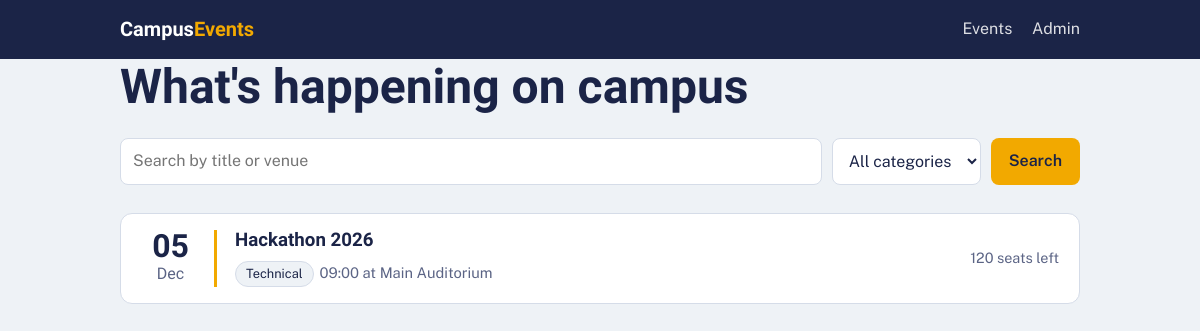
The page / on the database its author committed.
### tables this page shows
CREATE TABLE events (
  id INTEGER PRIMARY KEY AUTOINCREMENT,
  title TEXT NOT NULL, category TEXT NOT NULL,
  date TEXT NOT NULL, time TEXT NOT NULL, venue TEXT NOT NULL,
  description TEXT, capacity INTEGER NOT NULL DEFAULT 100);

### app.py (the view)
@app.route("/")
def index():
    q, cat = request.args.get("q", "").strip(), request.args.get("category", "")
    where, args = [], []
    if q:
        where.append("(title LIKE ? OR venue LIKE ?)"); args += [f"%{q}%"] * 2
    if cat:
        where.append("category=?"); args.append(cat)
    sql = LIST_SQL.format(where=("WHERE " + " AND ".join(where)) if where else "")
    return render_template("index.html", events=db().execute(sql, args).fetchall(),
                           categories=CATEGORIES, q=q, cat=cat)

### app.py (called while the page is built)
def db():
    if "db" not in g:
        g.db = sqlite3.connect(DB_PATH)
        g.db.row_factory = sqlite3.Row
        g.db.execute("PRAGMA foreign_keys = ON")
    return g.db

### templates/index.html
{% extends "base.html" %}{% block content %}
<h1>What's happening on campus</h1>
<form class="filters" method="get">
<input name="q" value="{{ q }}" placeholder="Search by title or venue" aria-label="Search events">
<select name="category" aria-label="Category"><option value="">All categories</option>
{% for c in categories %}<option {{ 'selected' if c==cat }}>{{ c }}</option>{% endfor %}</select>
<button class="btn">Search</button></form>
<div class="list">
{% for e in events %}
<a class="ev" href="{{ url_for('event', eid=e.id) }}">
<div class="date"><div class="d">{{ e.date[8:10] }}</div><div class="m">{{ ['','Jan','Feb','Mar','Apr','May','Jun','Jul','Aug','Sep','Oct','Nov','Dec'][e.date[5:7]|int] }}</div></div>
<div><h3>{{ e.title }}</h3><span class="tag">{{ e.category }}</span><span class="meta">{{ e.time }} at {{ e.venue }}</span></div>
<div class="seats {{ 'full' if e.taken>=e.capacity }}">{% if e.taken>=e.capacity %}Full{% else %}{{ e.capacity-e.taken }} seats left{% endif %}</div></a>
{% else %}<p class="empty">No events match your search. Try clearing the filters.</p>{% endfor %}
</div>{% endblock %}

### templates/base.html (shortened to what this page needs)
<!doctype html><html lang="en"><head><meta charset="utf-8">
<link rel="stylesheet" href="{{ url_for('static', filename='style.css') }}"></head><body>
<header class="top"><div class="wrap"><a class="brand" href="{{ url_for('index') }}">Campus<b>Events</b></a>
<nav><a href="{{ url_for('index') }}">Events</a>
{% if session.admin %}<a href="{{ url_for('admin') }}">Manage</a><a href="{{ url_for('logout') }}">Log out</a>
{% else %}<a href="{{ url_for('login') }}">Admin</a>{% endif %}</nav></div></header>
<main class="wrap">
{% block content %}{% endblock %}</main></body></html>

### static/style.css (style rules this page uses)
:root { --bg:#eef2f6;--surface:#fff;--ink:#1b2447;--muted:#5b6485;--line:#d5dce8;--accent:#f2a900;--ok:#1d7a4d;--err:#b3261e;color-scheme:light }
* { box-sizing:border-box }
body { margin:0;background:var(--bg);color:var(--ink);font:16px/1.55 "Public Sans",system-ui,sans-serif }
h1,h2,h3 { font-family:"Bricolage Grotesque","Public Sans",system-ui,sans-serif;line-height:1.15;margin:0 0 .5em }
h1 { font-size:clamp(2rem,5vw,3rem) }
a { color:inherit }
.wrap { max-width:1000px;margin:0 auto;padding:0 20px }
header.top { background:#1b2447;color:#fff }
header.top .wrap { display:flex;align-items:center;justify-content:space-between;gap:12px;padding-block:14px;flex-wrap:wrap }
.brand { font-family:"Bricolage Grotesque",system-ui,sans-serif;font-weight:700;font-size:1.25rem;text-decoration:none }
.brand b { color:var(--accent) }
nav a { margin-left:16px;text-decoration:none;opacity:.85 }
main { padding-block:32px 60px }
.filters { display:flex;gap:10px;flex-wrap:wrap;margin:20px 0 28px }
input,select,textarea { font:inherit;color:inherit;background:var(--surface);border:1px solid var(--line);border-radius:8px;padding:10px 12px;width:100% }
.filters input { flex:1 1 220px;width:auto }
.filters select { width:auto }
.btn { display:inline-block;font:inherit;font-weight:600;border:0;border-radius:8px;padding:10px 18px;background:var(--accent);color:#1b2447;cursor:pointer;text-decoration:none }
.list { display:grid;gap:14px }
.ev { display:grid;grid-template-columns:76px 1fr auto;gap:18px;align-items:center;background:var(--surface);border:1px solid var(--line);border-radius:12px;padding:16px 20px;text-decoration:none }
.date { text-align:center;border-right:3px solid var(--accent);padding-right:14px;font-family:"Bricolage Grotesque",system-ui,sans-serif }
.date .d { font-size:2rem;font-weight:700;line-height:1 }
.date .m { color:var(--muted) }
.meta { color:var(--muted);font-size:.92rem }
.tag { display:inline-block;font-size:.8rem;padding:2px 10px;border-radius:99px;background:var(--bg);border:1px solid var(--line);margin-right:6px }
.seats { font-size:.9rem;text-align:right;color:var(--muted) }

### rows shown on the page
events: date "05", date "Dec", title "Hackathon 2026", category "Technical", time "09:00", venue "Main Auditorium", e.capacity-e.taken "120"
